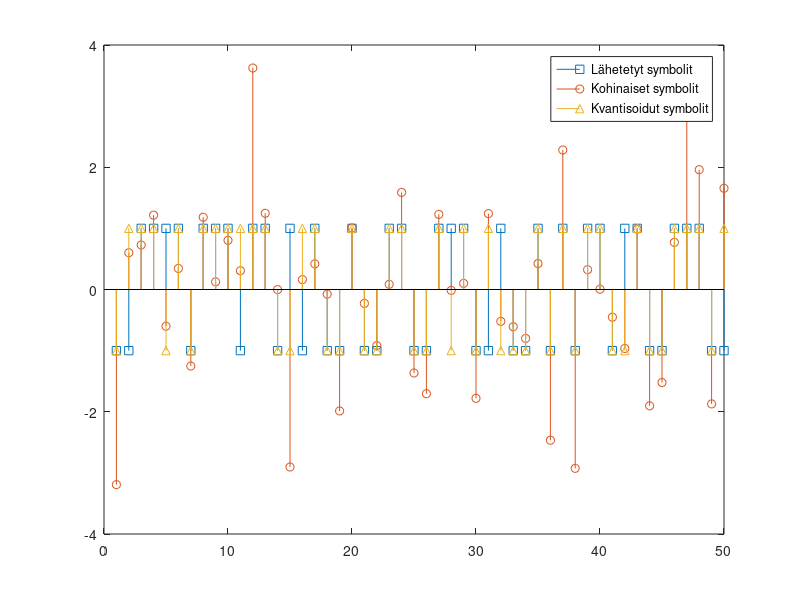

Reproduce this figure in MATLAB. (Note: this script raises an error after producing the figure.)
%
%  ELEC-C7230 Tietoliikenteen siirtomenetelmät
%
%  TLSM_laskuharjoitus_3_matlab - ratkaisut
%

clear all; close all;

%
%  Tehtävä 1 - kohinainen tiedonsiirto:
%

% a) Lähetettävän datan generointi:
bittien_lkm = 50;
data = randi([0,1],1,bittien_lkm);

% Modulaatio BPSK-signaaleiksi:
sig_amplitudi = 1;
Tx_data = -sig_amplitudi*(-1).^data;

% Piirretään kuva:
figure(1);
stem(Tx_data,'s');

% b) Kohinainen siirtokanava; oletetaan, että tiedonsiirrossa signaaleihin
% summautuu kohinaa, joka noudattaa standardoitua normaalijakaumaa:
kohina = randn(size(Tx_data));
Rx_data = Tx_data + kohina;

% Lisätään edelliseen kuvaan:
figure(1); hold all;
stem(Rx_data);

% c) Vastaanotto; kvantisoidaan vastaanotetut kohinaiset näytteet sen
% mukaan, onko niiden arvo pienempi vai suurempi kuin 0:

% Alustetaan vektori ykkösiksi
Rx_mod = ones(size(Rx_data));

% Kun Rx_data on pienempi kuin nolla, tallennetaan arvo -1:
Rx_mod(Rx_data < 0) = -1;

% Lisätään kuvaan:
stem(Rx_mod,'^');
legend('Lähetetyt symbolit','Kohinaiset symbolit','Kvantisoidut symbolit')

%
%  Tehtävä 2 - virhetodennäköisyyden arviointi:
%

% a) Toistetaan edellinen tiedonsiirto eri signaali-kohinasuhteilla (SNR):
% SNR on desibeleissä.
SNR_dB = 0:1:14;
SNR_lin = 10.^(SNR_dB/10);

% Oletetaan, että kohinan teho on vakio; tällöin lähetettyjen signaalien
% amplitudi on valittava vastaamaan haluttua signaalin ja kohinan tehojen
% suhdetta: (SNR = P_S/P_N <-> P_S = SNR*P_N).
% Kohinan teho (varianssi) = 1.
sig_amplitudi = sqrt(SNR_lin*1);

% Alustetaan vektori, johon tallennetaan jokaista SNR-arvoa vastaava
% arvioitu bittivirhetodennäköisyys (BER):
BER = zeros(size(SNR_lin));

% Simuloitaessa virhetodennäköisyyksiä tarvitaan yleensä suuri määrä 
% dataa, esim. 1e7 .. 1e9:
bittien_lkm = 1e8;

% Simuloidaan virheet jokaiselle SNR-arvolle:
for i = 1:length(SNR_lin)
    data = randi([0,1],1,bittien_lkm);
    Tx_data = -sig_amplitudi(i)*(-1).^data;
    kohina = randn(size(Tx_data));
    Rx_data = Tx_data + kohina;
    Rx_demod = ones(size(Rx_data));
    % Muunnetaan symbolit suoraan biteiksi:
    Rx_demod(Rx_data < 0) = 0;
    % Lasketaan virheellisten bittien lukumäärä ja bittivirhesuhde:
    BER(i) = sum(abs(Rx_demod-data))/bittien_lkm;
end

% b) Piirretään kuva:
figure(2);
semilogy(SNR_dB,BER,'-o')
grid on;
xlabel('P_S/P_N (dB)');
ylabel('BER');
